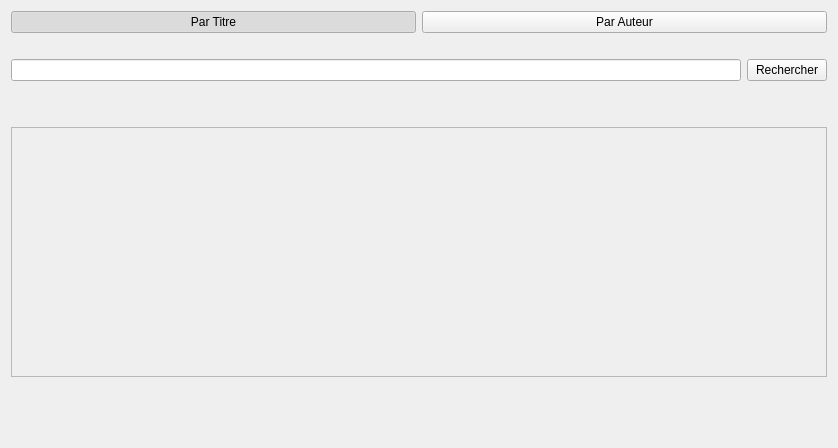
<?xml version="1.0" encoding="UTF-8"?>
<ui version="4.0">
 <class>QUserRechercheWidget</class>
 <widget class="QWidget" name="QUserRechercheWidget">
  <property name="geometry">
   <rect>
    <x>0</x>
    <y>0</y>
    <width>838</width>
    <height>448</height>
   </rect>
  </property>
  <property name="windowTitle">
   <string>QUserRechercheWidget</string>
  </property>
  <layout class="QVBoxLayout" name="verticalLayout_2">
   <item>
    <layout class="QHBoxLayout" name="horizontalLayout_2">
     <item>
      <widget class="QPushButton" name="BtnTitre">
       <property name="text">
        <string>Par Titre</string>
       </property>
       <property name="icon">
        <iconset resource="Projet_Bibliotheque.qrc">
         <normaloff>:/Projet_Bibliotheque/Ressources/livreBlanc.png</normaloff>:/Projet_Bibliotheque/Ressources/livreBlanc.png</iconset>
       </property>
       <property name="iconSize">
        <size>
         <width>25</width>
         <height>25</height>
        </size>
       </property>
       <property name="checkable">
        <bool>true</bool>
       </property>
       <property name="checked">
        <bool>true</bool>
       </property>
       <property name="autoExclusive">
        <bool>true</bool>
       </property>
      </widget>
     </item>
     <item>
      <widget class="QPushButton" name="BtnAuteur">
       <property name="text">
        <string>Par Auteur</string>
       </property>
       <property name="icon">
        <iconset resource="Projet_Bibliotheque.qrc">
         <normaloff>:/Projet_Bibliotheque/Ressources/livreBlanc.png</normaloff>:/Projet_Bibliotheque/Ressources/livreBlanc.png</iconset>
       </property>
       <property name="iconSize">
        <size>
         <width>25</width>
         <height>25</height>
        </size>
       </property>
       <property name="checkable">
        <bool>true</bool>
       </property>
       <property name="autoExclusive">
        <bool>true</bool>
       </property>
      </widget>
     </item>
    </layout>
   </item>
   <item>
    <spacer name="horizontalSpacer_2">
     <property name="orientation">
      <enum>Qt::Horizontal</enum>
     </property>
     <property name="sizeHint" stdset="0">
      <size>
       <width>40</width>
       <height>20</height>
      </size>
     </property>
    </spacer>
   </item>
   <item>
    <layout class="QHBoxLayout" name="horizontalLayout_3">
     <item>
      <widget class="QLineEdit" name="LineRecherche"/>
     </item>
     <item>
      <widget class="QPushButton" name="BtnRecherche">
       <property name="text">
        <string>Rechercher</string>
       </property>
       <property name="icon">
        <iconset resource="Projet_Bibliotheque.qrc">
         <normaloff>:/Projet_Bibliotheque/Ressources/loupeBlanche.png</normaloff>:/Projet_Bibliotheque/Ressources/loupeBlanche.png</iconset>
       </property>
      </widget>
     </item>
    </layout>
   </item>
   <item>
    <widget class="QLabel" name="LblErreur">
     <property name="styleSheet">
      <string notr="true">QLabel{
color: rgb(255, 65, 68);
}</string>
     </property>
     <property name="text">
      <string/>
     </property>
    </widget>
   </item>
   <item>
    <spacer name="horizontalSpacer_3">
     <property name="orientation">
      <enum>Qt::Horizontal</enum>
     </property>
     <property name="sizeHint" stdset="0">
      <size>
       <width>40</width>
       <height>20</height>
      </size>
     </property>
    </spacer>
   </item>
   <item>
    <widget class="QScrollArea" name="scrollArea">
     <property name="widgetResizable">
      <bool>true</bool>
     </property>
     <widget class="QWidget" name="scrollAreaWidgetContents">
      <property name="geometry">
       <rect>
        <x>0</x>
        <y>0</y>
        <width>814</width>
        <height>185</height>
       </rect>
      </property>
     </widget>
    </widget>
   </item>
   <item>
    <spacer name="horizontalSpacer_5">
     <property name="orientation">
      <enum>Qt::Horizontal</enum>
     </property>
     <property name="sizeHint" stdset="0">
      <size>
       <width>40</width>
       <height>20</height>
      </size>
     </property>
    </spacer>
   </item>
   <item>
    <spacer name="horizontalSpacer_4">
     <property name="orientation">
      <enum>Qt::Horizontal</enum>
     </property>
     <property name="sizeHint" stdset="0">
      <size>
       <width>40</width>
       <height>20</height>
      </size>
     </property>
    </spacer>
   </item>
   <item>
    <spacer name="horizontalSpacer">
     <property name="orientation">
      <enum>Qt::Horizontal</enum>
     </property>
     <property name="sizeHint" stdset="0">
      <size>
       <width>40</width>
       <height>20</height>
      </size>
     </property>
    </spacer>
   </item>
  </layout>
 </widget>
 <layoutdefault spacing="6" margin="11"/>
 <resources>
  <include location="Projet_Bibliotheque.qrc"/>
 </resources>
 <connections>
  <connection>
   <sender>BtnTitre</sender>
   <signal>toggled(bool)</signal>
   <receiver>QUserRechercheWidget</receiver>
   <slot>RechercheParTitre(bool)</slot>
   <hints>
    <hint type="sourcelabel">
     <x>174</x>
     <y>27</y>
    </hint>
    <hint type="destinationlabel">
     <x>238</x>
     <y>47</y>
    </hint>
   </hints>
  </connection>
  <connection>
   <sender>BtnRecherche</sender>
   <signal>clicked()</signal>
   <receiver>QUserRechercheWidget</receiver>
   <slot>Rechercher()</slot>
   <hints>
    <hint type="sourcelabel">
     <x>746</x>
     <y>90</y>
    </hint>
    <hint type="destinationlabel">
     <x>718</x>
     <y>108</y>
    </hint>
   </hints>
  </connection>
 </connections>
 <slots>
  <slot>RechercheParTitre(bool)</slot>
  <slot>Rechercher()</slot>
 </slots>
</ui>
